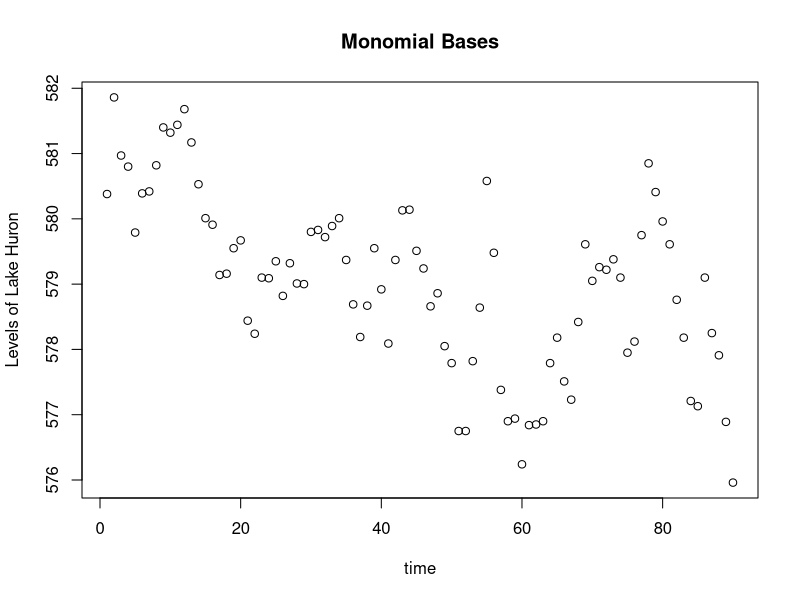

The R source for this figure: (Note: this script raises an error after producing the figure.)
#### Monomial Basis ####

y <- LakeHuron[1:90]
t <- 1:90
plot(t,y, main="Monomial Bases", xlab="time", ylab="Levels of Lake Huron")


### Monomial Basis with 4 basis functions

mbasis4 <- create.monomial.basis(c(1,90),nbasis=4)
evalmono4 <- eval.basis(t, mbasis4)
lmmono4 <- lm(y ~ -1 + evalmono4)
lines(t, fitted(lmmono4), col="red", lwd=2)

### Monomial Basis with 5 basis functions

mbasis5 <- create.monomial.basis(c(1,90),nbasis=5)
evalmono5 <- eval.basis(t, mbasis5)
lmmono5 <- lm(y ~ -1 + evalmono5)
lines(t, fitted(lmmono5), col="green", lwd=2)

### Monomial Basis with 6 basis functions

mbasis6 <- create.monomial.basis(c(1,90),nbasis=6)
evalmono6 <- eval.basis(t, mbasis6)
lmmono6 <- lm(y ~ -1 + evalmono6)
lines(t, fitted(lmmono6), col="blue", lwd=2)

### Monomial Basis with 7 basis functions

mbasis7 <- create.monomial.basis(c(1,90),nbasis=7)
evalmono7 <- eval.basis(t, mbasis7)
lmmono7 <- lm(y ~ -1 + evalmono7)
lines(t, fitted(lmmono7), col="gold", lwd=2)

legend("topright", "Monomial", c("4 Basis","5 Basis","6 Basis","7 Basis"), 
       col=c("red","green","blue","gold"), cex=.5, lty=1, lwd=2)

anova(lmmono4,lmmono5,lmmono6,lmmono7)